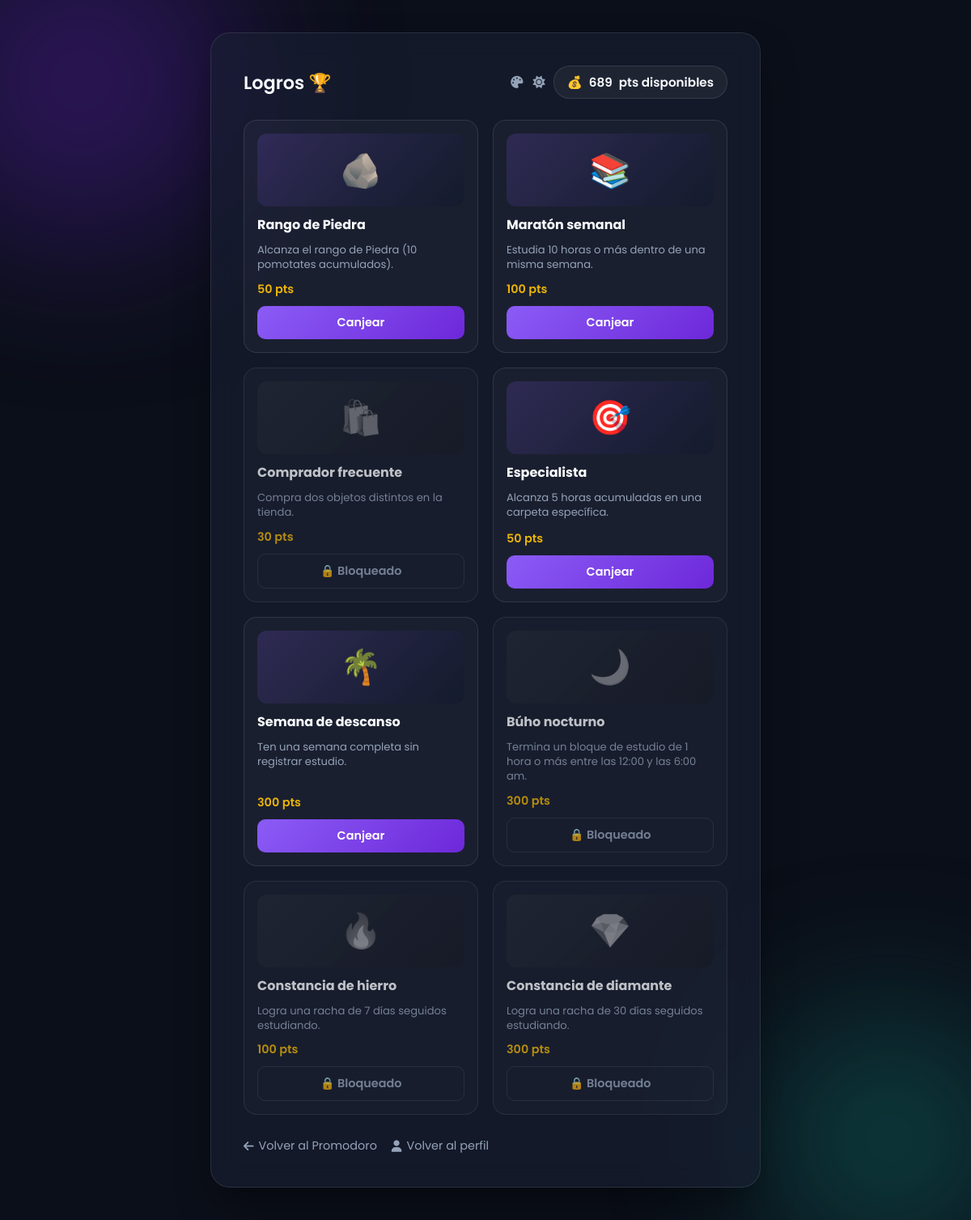
Before: /logros (signed in) with the older database file.
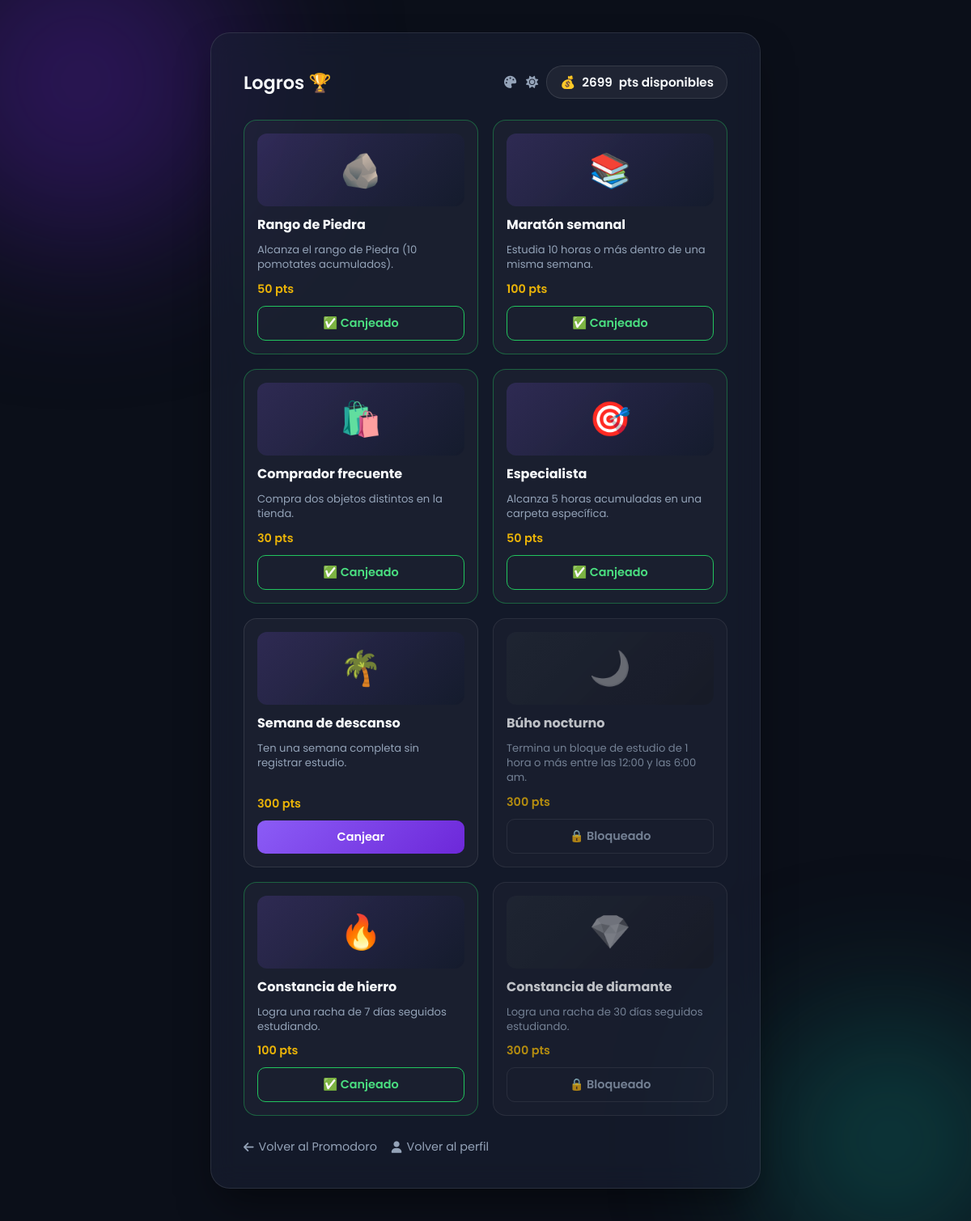
After: the same page with the newer database file.
### app.py (models this page shows, shortened)
class User(db.Model):
    id = db.Column(db.Integer, primary_key=True)
    username = db.Column(db.String(50), unique=True, nullable=False)
    password = db.Column(db.String(200), nullable=False)
    points = db.Column(db.Integer, default=0)
    profile_pic = db.Column(db.String(300), default='https://i.imgur.com/6VBx3io.png') # Avatar por defecto
    balance = db.Column(db.Integer, default=0)  # Puntos gastables en la tienda (no baja el total/rango)
    equipped_banner = db.Column(db.String(50), nullable=True)  # id del banner activo en el perfil
    equipped_frame = db.Column(db.String(50), nullable=True)  # id del marco activo en la foto de perfil
    equipped_font = db.Column(db.String(50), nullable=True)  # id de la tipografía activa en el temporizador
    equipped_sound_lofi = db.Column(db.String(50), nullable=True)
    equipped_sound_piano = db.Column(db.String(50), nullable=True)
    equipped_sound_rain = db.Column(db.String(50), nullable=True)
    google_ical_url = db.Column(db.String(500), nullable=True)
    ical_last_synced_at = db.Column(db.DateTime, nullable=True)
    following = db.relationship(
        'Follow',
        foreign_keys=[Follow.follower_id],
        backref=db.backref('follower', lazy='joined'),
        lazy='dynamic',
        cascade='all, delete-orphan'
    )
    followers = db.relationship(
        'Follow',
        foreign_keys=[Follow.followed_id],
        backref=db.backref('followed', lazy='joined'),
        lazy='dynamic',
        cascade='all, delete-orphan'
    )
    folders = db.relationship(
        'Folder',
        backref='user',
        lazy='dynamic',
        cascade='all, delete-orphan'
    )
    purchases = db.relationship(
        'Purchase',
        backref='user',
        lazy='dynamic',
        cascade='all, delete-orphan'
    )
    achievement_claims = db.relationship(
        'AchievementClaim',
        backref='user',
        lazy='dynamic',
        cascade='all, delete-orphan'
    )
    @property
    def pomodoros(self):
        return self.points // 60

### app.py (the view)
@app.route('/logros')
def logros():
    if 'user_id' not in session:
        return redirect(url_for('login'))
    user = User.query.get(session['user_id'])
    if user is None:
        session.clear()
        return redirect(url_for('login'))
    claimed_ids = {c.achievement_id for c in user.achievement_claims.all()}
    achievements = [
        {
            'id': ach['id'],
            'name': ach['name'],
            'description': ach['description'],
            'points': ach['points'],
            'icon': ach['icon'],
            'unlocked': ach['check'](user),
            'claimed': ach['id'] in claimed_ids
        }
        for ach in ACHIEVEMENTS
    ]
    return render_template('logros.html', user=user, achievements=achievements)

### app.py (called while the page is built)
def _weekly_minutes_map(user, offset):
    sessions = StudySession.query.filter(StudySession.user_id == user.id).all()
    weekly_minutes = defaultdict(int)
    for s in sessions:
        local_dt = s.completed_at - timedelta(minutes=offset)
        week_start = (local_dt - timedelta(days=local_dt.weekday())).replace(hour=0, minute=0, second=0, microsecond=0)
        weekly_minutes[week_start] += s.minutes
    return weekly_minutes

def _has_10h_week(user):
    offset = get_tz_offset()
    weekly_minutes = _weekly_minutes_map(user, offset)
    return any(minutes >= 600 for minutes in weekly_minutes.values())

def _has_zero_hour_week(user):
    offset = get_tz_offset()
    weekly_minutes = _weekly_minutes_map(user, offset)
    if not weekly_minutes:
        return False
    now_local = datetime.utcnow() - timedelta(minutes=offset)
    this_week_start = (now_local - timedelta(days=now_local.weekday())).replace(hour=0, minute=0, second=0, microsecond=0)
    cursor = min(weekly_minutes.keys()) + timedelta(weeks=1)
    while cursor < this_week_start:
        if weekly_minutes.get(cursor, 0) == 0:
            return True
        cursor += timedelta(weeks=1)
    return False

def _has_5h_in_a_folder(user):
    top_folder = user.folders.order_by(Folder.points.desc()).first()
    return top_folder is not None and top_folder.points >= 300

def _has_madrugada_block(user):
    offset = get_tz_offset()
    sessions = StudySession.query.filter(
        StudySession.user_id == user.id,
        StudySession.completed_at >= MADRUGADA_FIX_CUTOFF,
        StudySession.minutes >= 60
    ).all()
    for s in sessions:
        local_dt = s.completed_at - timedelta(minutes=offset)
        if 0 <= local_dt.hour < 6:
            return True
    return False

def _has_7_day_streak(user):
    offset = get_tz_offset()
    return compute_streaks_for_users([user.id], offset)[user.id] >= 7

def _has_30_day_streak(user):
    offset = get_tz_offset()
    return compute_streaks_for_users([user.id], offset)[user.id] >= 30

def get_tz_offset():
    try:
        return int(request.args.get('tz_offset', 0))
    except (TypeError, ValueError):
        return 0

### templates/logros.html (shortened to what this page needs)
<!DOCTYPE html>
<html lang="es">
<head>
    <link rel="stylesheet" href="https://cdnjs.cloudflare.com/ajax/libs/font-awesome/6.4.0/css/all.min.css">
</head>
<body>
    <div class="ambient-light light-1"></div>
    <div class="ambient-light light-2"></div>
    <div class="logros-card">
        <div class="logros-header">
            <h2>Logros 🏆</h2>
            <div class="header-right">
                <div class="header-icons">
                    <a href="#" id="color-picker-btn" title="Elegir color"><i class="fas fa-palette"></i></a>
                    <a href="#" id="theme-toggle-btn" title="Cambiar a modo normal"><i class="fas fa-sun"></i></a>
                </div>
                <div class="balance-pill">💰 <span id="balance-amount">{{ user.balance }}</span> pts disponibles</div>
            </div>
        </div>
        {% if achievements %}
        <div class="logros-grid">
            {% for ach in achievements %}
            <div class="achievement-card {{ 'is-claimed' if ach.claimed else ('is-locked' if not ach.unlocked else '') }}" id="achievement-card-{{ ach.id }}">
                <div class="achievement-icon">{{ ach.icon }}</div>
                <div class="achievement-name">{{ ach.name }}</div>
                <div class="achievement-desc">{{ ach.description }}</div>
                <div class="achievement-points">{{ ach.points }} pts</div>
                {% if ach.claimed %}
                    <button class="claim-btn claimed" disabled>✅ Canjeado</button>
                {% elif ach.unlocked %}
                    <button class="claim-btn" data-achievement-id="{{ ach.id }}" onclick="claimAchievement(this)">Canjear</button>
                {% else %}
                    <button class="claim-btn locked" disabled>🔒 Bloqueado</button>
                {% endif %}
            </div>
            {% endfor %}
        </div>
        {% else %}
        <p class="empty-hint">Todavía no hay logros disponibles.</p>
        {% endif %}
        <div class="back-links-row">
            <a href="/" class="back-link"><i class="fas fa-arrow-left"></i> Volver al Promodoro</a>
            <a href="/profile" class="back-link"><i class="fas fa-user"></i> Volver al perfil</a>
        </div>
    </div>
</body>
</html>

### templates/logros.html (style rules this page uses)
:root { --bg-base: #0b0f19; --bg-panel: rgba(26, 32, 53, 0.6); --bg-panel-solid: #131a2b; --text-main: #f8fafc; --text-muted: #94a3b8; --accent: #8b5cf6; --accent-dark: #6d28d9; --accent-glow: rgba(139, 92, 246, 0.4); --border-color: rgba(255, 255, 255, 0.1); --overlay-rgb: 255, 255, 255; }
* { margin: 0; padding: 0; box-sizing: border-box; }
body { font-family: 'Poppins', sans-serif; background-color: var(--bg-base); color: var(--text-main); min-height: 100vh; display: flex; justify-content: center; align-items: flex-start; position: relative; padding: 40px 16px; overflow-x: hidden; }
.ambient-light { position: fixed; border-radius: 50%; filter: blur(100px); z-index: 0; opacity: 0.5; animation: float 10s infinite alternate ease-in-out; }
.light-1 { width: 400px; height: 400px; background: #4c1d95; top: -100px; left: -100px; }
.light-2 { width: 300px; height: 300px; background: #0f766e; bottom: -50px; right: -50px; animation-delay: -5s; }
.logros-card { background: var(--bg-panel); backdrop-filter: blur(16px); -webkit-backdrop-filter: blur(16px); border: 1px solid var(--border-color); border-radius: 24px; padding: 40px; width: 100%; max-width: 680px; z-index: 10; box-shadow: 0 25px 50px -12px rgba(0, 0, 0, 0.5); }
.logros-header { display: flex; align-items: center; justify-content: space-between; gap: 12px; flex-wrap: wrap; margin-bottom: 26px; position: relative; }
.logros-header h2 { font-size: 1.4rem; font-weight: 600; }
.header-icons { display: flex; gap: 12px; align-items: center; font-size: 0.95rem; }
.header-icons a { color: var(--text-muted); text-decoration: none; transition: color 0.2s; }
.header-right { display: flex; align-items: center; gap: 10px; flex-wrap: wrap; }
.balance-pill { display: flex; align-items: center; gap: 8px; background: rgba(var(--overlay-rgb), 0.05); border: 1px solid var(--border-color); padding: 8px 16px; border-radius: 20px; font-weight: 600; font-size: 0.95rem; white-space: nowrap; }
.logros-grid { display: grid; grid-template-columns: repeat(auto-fill, minmax(220px, 1fr)); gap: 18px; }
.achievement-card { background: rgba(var(--overlay-rgb), 0.03); border: 1px solid var(--border-color); border-radius: 16px; padding: 16px; display: flex; flex-direction: column; gap: 10px; }
.achievement-card.is-claimed { border-color: rgba(34, 197, 94, 0.4); }
.achievement-card.is-locked { opacity: 0.75; }
.achievement-icon { width: 100%; height: 90px; border-radius: 12px; display: flex; align-items: center; justify-content: center; font-size: 2.6rem; background: linear-gradient(135deg, rgba(139, 92, 246, 0.18), rgba(15, 23, 42, 0.5)); }
.achievement-card.is-locked .achievement-icon { filter: grayscale(1); opacity: 0.6; }
.achievement-name { font-weight: 700; font-size: 1rem; }
.achievement-desc { color: var(--text-muted); font-size: 0.82rem; line-height: 1.4; flex-grow: 1; }
.achievement-points { color: #eab308; font-weight: 600; font-size: 0.9rem; }
.claim-btn { background: linear-gradient(135deg, var(--accent), var(--accent-dark)); color: white; border: none; padding: 10px; border-radius: 10px; font-weight: 600; font-size: 0.9rem; cursor: pointer; transition: all 0.2s ease; font-family: 'Poppins', sans-serif; }
.claim-btn:disabled { cursor: not-allowed; }
.claim-btn.claimed { background: transparent; border: 1px solid #22c55e; color: #4ade80; }
.claim-btn.locked { background: transparent; border: 1px solid var(--border-color); color: var(--text-muted); }
.back-link { display: inline-flex; align-items: center; gap: 6px; color: var(--text-muted); text-decoration: none; font-size: 0.9rem; }
.back-links-row { display: flex; flex-wrap: wrap; gap: 18px; margin-top: 28px; }

Changed rows visible on the page:
changed User: balance "689" → "2699"
Other visible differences:
list line gone: "Canjear"
new list line: "✅ Canjeado"
list line gone: "🔒 Bloqueado"
